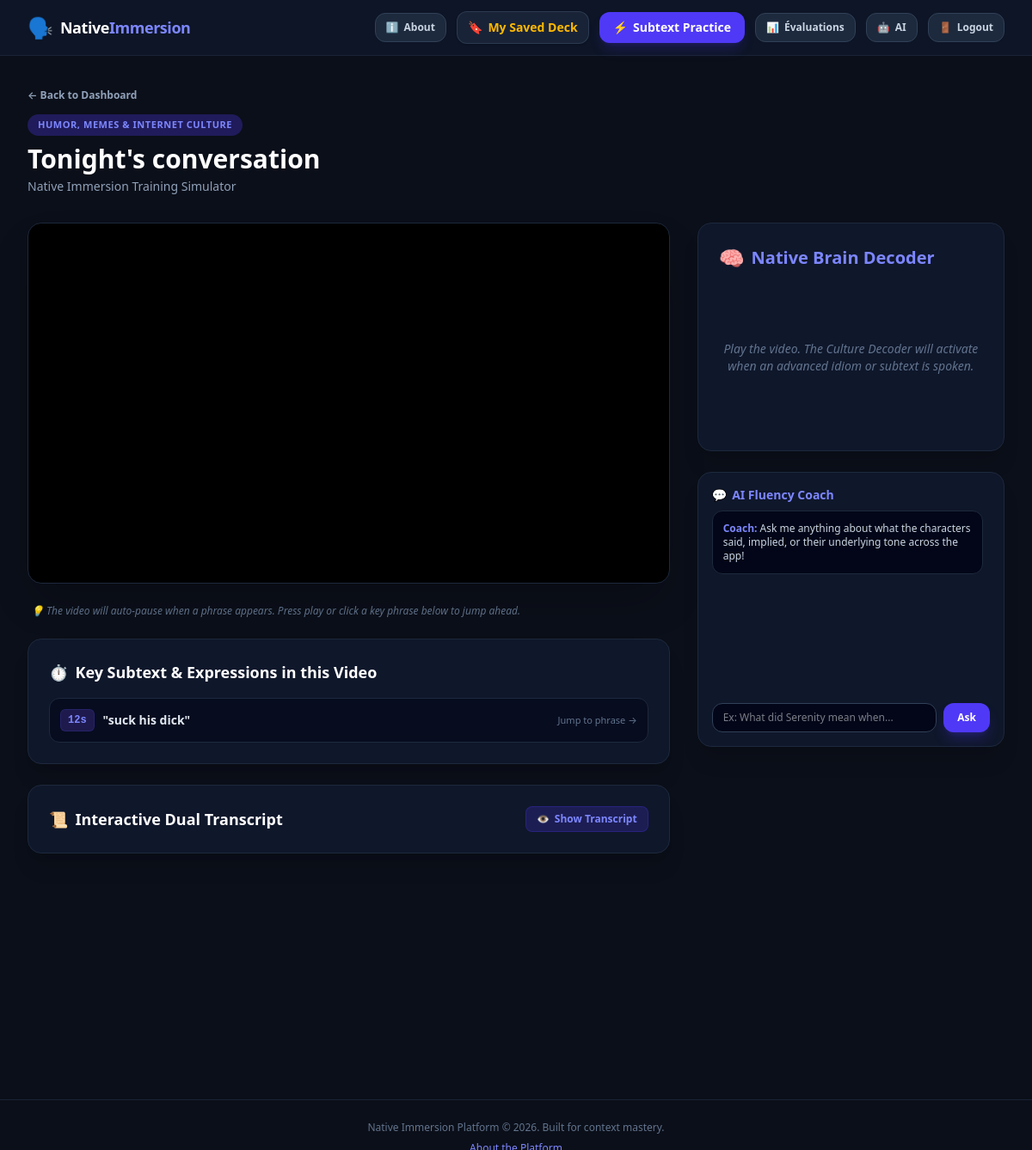
Page /video/1/ (signed in) on the committed database.
### simulator/models.py (models this page shows, shortened)
class VideoContext(models.Model):
    title = models.CharField(max_length=255)
    youtube_id = models.CharField(
        max_length=50,
        help_text="The 11-character ID at the end of a YouTube link"
    )
    category = models.ForeignKey(
        Category,
        on_delete=models.PROTECT,
        related_name='videos'
    )
    expression_modules = models.ManyToManyField(
        ExpressionModule,
        related_name='videos',
        blank=True
    )
    created_at = models.DateTimeField(auto_now_add=True)

class Category(models.Model):
    name = models.CharField(max_length=100, unique=True)
    description = models.CharField(
        max_length=1000,
        blank=True,
        help_text="Optional description for the category."
    )
    class Meta:
        verbose_name_plural = "Categories"

class Expression(models.Model):
    phrase = models.CharField(max_length=255)
    timestamp_seconds = models.PositiveIntegerField(
        help_text="The exact second this phrase appears in the video"
    )
    literal_meaning = models.TextField(help_text="What the words mean on the surface.")
    native_subtext = models.TextField(help_text="The REAL hidden meaning native speakers understand.")
    social_context = models.TextField(blank=True, help_text="Why a native speaker uses this.")
    video_context = models.ForeignKey(
        VideoContext,
        on_delete=models.CASCADE,
        related_name='expressions'
    )
    module = models.ForeignKey(
        ExpressionModule,
        on_delete=models.CASCADE,
        related_name='expressions'
    )

### simulator/views.py (the view)
# urls.py: path('video/<int:video_id>/', views.video_player, name='video_player'),
@approved_required
def video_player(request, video_id):
    video = get_object_or_404(VideoContext, id=video_id)
    expressions = video.expressions.all().order_by('timestamp_seconds')
    transcript_lines = video.transcript_lines.all().order_by('timestamp_seconds')
    context = {
        'video': video,
        'expressions': expressions,
        'transcript_lines': transcript_lines,
    }
    return render(request, 'simulator/player.html', context)

### simulator/views.py (called while the page is built)
def approved_required(view_func):
    @wraps(view_func)
    def _wrapped_view(request, *args, **kwargs):
        if not request.user.is_authenticated:
            return redirect('login')
        if request.user.is_superuser:
            return view_func(request, *args, **kwargs)
        if hasattr(request.user, 'userprofile') and request.user.userprofile.is_approved:
            return view_func(request, *args, **kwargs)
        return redirect('pending_approval')
    return _wrapped_view

### simulator/templates/simulator/player.html (shortened to what this page needs)
{% extends 'simulator/base.html' %}
{% block content %}
<div class="max-w-7xl mx-auto min-h-[80vh] flex flex-col justify-between">
    <div>
        <header class="mb-6 sm:mb-8">
            <a href="{% url 'video_index' %}"
                class="inline-flex items-center gap-2 text-xs font-semibold text-slate-400 hover:text-indigo-400 transition mb-3">
                ← Back to Dashboard
            </a>
            <div class="flex flex-col sm:flex-row sm:items-center justify-between gap-2">
                <div>
                    <span
                        class="bg-indigo-600/30 text-indigo-400 text-[11px] font-bold px-3 py-1 rounded-full uppercase tracking-wider inline-block mb-2">
                        {{ video.category.name }}
                    </span>
                    <h1 class="text-2xl sm:text-3xl font-black text-white leading-tight">{{ video.title }}</h1>
                    <p class="text-slate-400 text-xs sm:text-sm mt-1">Native Immersion Training Simulator</p>
                </div>
            </div>
        </header>
        <div class="grid grid-cols-1 lg:grid-cols-3 gap-6 lg:gap-8 items-start">
            <div class="lg:col-span-2 space-y-6">
                <div
                    class="relative w-full aspect-video bg-black rounded-2xl overflow-hidden shadow-2xl border border-slate-800">
                    <div id="player" class="w-full h-full"></div>
                </div>
                <p class="text-xs text-slate-500 italic px-1">
                    💡 The video will auto-pause when a phrase appears. Press play or click a key phrase below to jump
                    ahead.
                </p>
                <div class="bg-slate-900 border border-slate-800 rounded-2xl p-4 sm:p-6 shadow-xl">
                    <h3 class="text-base sm:text-lg font-bold text-white mb-4 flex items-center gap-2">
                        <span>⏱️</span> Key Subtext & Expressions in this Video
                    </h3>
                    {% if expressions %}
                    <div class="space-y-2.5">
                        {% for exp in expressions %}
                        <div onclick="jumpToSecond({{ exp.timestamp_seconds }})"
                            class="flex items-center justify-between p-3 bg-slate-950/60 hover:bg-slate-800/80 border border-slate-800 rounded-xl cursor-pointer transition group gap-3">
                            <div class="flex items-center gap-2.5 min-w-0">
                                <span
                                    class="bg-indigo-950 text-indigo-400 font-mono text-xs font-bold px-2 py-1 rounded-md border border-indigo-900/50 shrink-0">
                                    {{ exp.timestamp_seconds }}s
                                </span>
                                <span
                                    class="text-slate-200 text-xs sm:text-sm font-semibold group-hover:text-indigo-400 transition truncate">
                                    "{{ exp.phrase }}"
                                </span>
                            </div>
                            <span
                                class="text-[11px] text-slate-500 group-hover:text-slate-300 transition shrink-0 hidden sm:inline">
                                Jump to phrase →
                            </span>
                        </div>
                        {% endfor %}
                    </div>
                    {% else %}
                    <p class="text-slate-500 text-sm italic">No expressions logged for this video yet.</p>
                    {% endif %}
                </div>
                <div class="bg-slate-900 border border-slate-800 rounded-2xl p-4 sm:p-6 shadow-xl">
                    <div class="flex items-center justify-between flex-wrap gap-2">
                        <h3 class="text-base sm:text-lg font-bold text-white flex items-center gap-2">
                            <span>📜</span> Interactive Dual Transcript
                        </h3>
                        <button onclick="toggleTranscript()"
                            class="bg-indigo-600/20 hover:bg-indigo-600/30 text-indigo-400 text-xs font-semibold py-1.5 px-3 rounded-lg border border-indigo-800/50 transition flex items-center gap-1.5 cursor-pointer">
                            <span id="transcript-toggle-icon">👁️</span>
                            <span id="transcript-toggle-text">Show Transcript</span>
                        </button>
                    </div>
                </div>
            </div>
            <div class="space-y-6 lg:sticky lg:top-6">
                <div class="bg-slate-900 border border-slate-800 rounded-2xl p-5 sm:p-6 shadow-xl">
                    <div class="flex items-center gap-2 mb-4">
                        <span class="text-2xl">🧠</span>
                        <h2 class="text-lg sm:text-xl font-bold text-indigo-400">Native Brain Decoder</h2>
                    </div>
                    <div id="decoder-placeholder" class="text-slate-500 text-sm italic py-10 sm:py-16 text-center">
                        Play the video. The Culture Decoder will activate when an advanced idiom or subtext is spoken.
                    </div>
                </div>
                <div class="bg-slate-900 border border-slate-800 rounded-2xl p-4 flex flex-col h-80 shadow-xl">
                    <h3 class="text-sm font-bold text-indigo-400 mb-2 flex items-center gap-1.5">
                        <span>💬</span> AI Fluency Coach
                    </h3>
                    <div id="chat-messages"
                        class="flex-1 overflow-y-auto space-y-3 pr-2 text-xs text-slate-300 scrollbar-thin scrollbar-thumb-slate-800">
                        <div class="bg-slate-950 p-3 rounded-xl border border-slate-800">
                            <span class="font-bold text-indigo-400">Coach:</span> Ask me anything about what the
                            characters said, implied, or their underlying tone across the app!
                        </div>
                    </div>
                    <div class="mt-3 flex gap-2">
                        <input type="text" id="chat-input" placeholder="Ex: What did Serenity mean when..."
                            onkeydown="if(event.key === 'Enter') sendAgentMessage()"
                            class="flex-1 bg-slate-950 border border-slate-700 rounded-xl px-3 py-2 text-xs text-slate-100 focus:outline-none focus:border-indigo-500">
                        <button onclick="sendAgentMessage()"
                            class="bg-indigo-600 hover:bg-indigo-500 text-white font-bold px-4 py-2 rounded-xl transition text-xs shadow-lg shadow-indigo-600/25 cursor-pointer">
                            Ask
                        </button>
                    </div>
                </div>
            </div>
        </div>
    </div>
</div>
{% endblock %}

### simulator/templates/simulator/base.html (style rules this page uses)
body { background-color: #0b0f19; color: #f8fafc; font-family: system-ui, -apple-system, sans-serif; }

### rows in the picture
VideoContext: category.name "HUMOR, MEMES & INTERNET CULTURE", title "Tonight's conversation"
Expression: timestamp_seconds "12", phrase "suck his dick"
